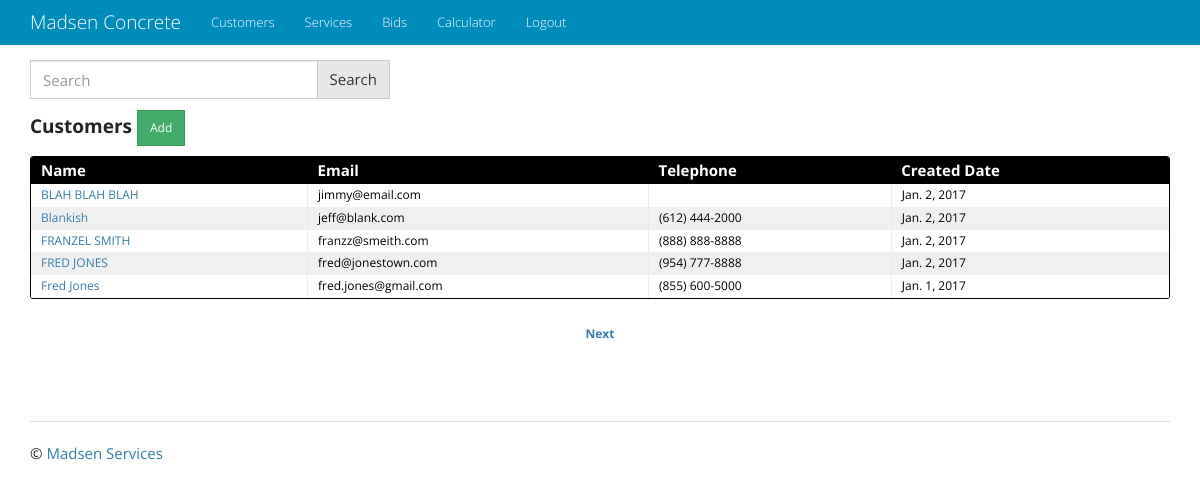
The app's page /customer/, older data.
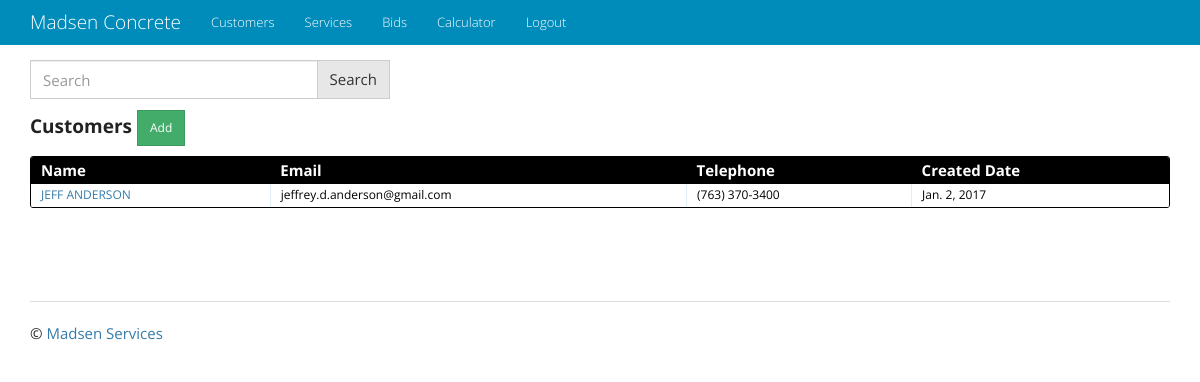
The same page, newer data.
### customer/models.py (models this page shows, shortened)
class Customer(models.Model):
    name = models.CharField(max_length=128)
    email = models.EmailField(blank=True)
    telephone = models.CharField(blank=True, max_length=10)
    created_date = models.DateTimeField(auto_now_add=True)
    class Meta:
        verbose_name_plural = 'Customers'
    def get_absolute_url(self):
        return reverse('customer_app:customer_detail', kwargs={'pk': self.pk})

### customer/views.py (the view)
class CustomerList(ListView):
    model = Customer
    paginate_by = 5
    def get_queryset(self):
        queryset_list = Customer.objects.order_by('name')
        query = self.request.GET.get('q')
        if query:
            queryset_list = queryset_list.filter(
                Q(name__icontains=query) |
                Q(telephone__icontains=query) |
                Q(email__icontains=query)
            ).distinct()  # this prevents duplicates
        return queryset_list

### customer/templatetags/format_telephone.py (called while the page is built)
@register.filter
def format_telephone(value):
    if len(value) == 10:
        value = "({}) {}-{}".format(value[:3], value[3:6], value[6:])
    return value

### templates/customer/customer_list.html (shortened to what this page needs)
{% extends "base.html" %}
{% load format_telephone %}
{% block content %}
{% include 'q_search_form.html' %}
<h4 class="entries">
  <h4><strong>Customers </strong><a href="{% url 'customer_app:customer_create' %}" class="btn btn-sm btn-success" role="button">Add</a></h4>
  <div class="datagrid">
    <table>
      <thead>
        <tr>
          <th><strong>Name</strong></th>
          <th><strong>Email</strong></th>
          <th><strong>Telephone</strong></th>
          <th><strong>Created Date</strong></th>
        </tr>
      </thead>
      {% for customer in object_list %}
          <tr style="{% cycle 'background: white' 'background: #F0F0F0' %}">
              <td><a href="{{ customer.get_absolute_url }}">{{ customer.name }}</a></td>
              <td>{{ customer.email }}</td>
              <td>{{ customer.telephone|format_telephone }}</td>
              <td>{{ customer.created_date|date}}</td>
          </tr>
      {% endfor %}
    </table>
</div>
<nav aria-label="...">
  <ul class="pager">
    {% if page_obj.has_next %}
      <li><a href="?page={{ page_obj.next_page_number }}"><strong>Next</strong></a></li>
    {% endif %}
  </ul>
</nav>
{% endblock content %}

Row changes from the older to the newer data that the page shows:
removed Customer: name "BLAH BLAH BLAH", email "jimmy@email.com", created_date "Jan. 2, 2017"
removed Customer: name "Blankish", email "jeff@blank.com", telephone "(612) 444-2000", created_date "Jan. 2, 2017"
removed Customer: name "FRANZEL SMITH", email "franzz@smeith.com", telephone "(888) 888-8888", created_date "Jan. 2, 2017"
removed Customer: name "FRED JONES", email "fred@jonestown.com", telephone "(954) 777-8888", created_date "Jan. 2, 2017"
removed Customer: name "Fred Jones", email "fred.jones@gmail.com", telephone "(855) 600-5000", created_date "Jan. 1, 2017"
now on this page (row edited): Customer: name "JEFF ANDERSON", email "jeffrey.d.anderson@gmail.com", telephone "(763) 370-3400", created_date "Jan. 2, 2017"
Text that changed along with them:
text no longer shown: "Next"
